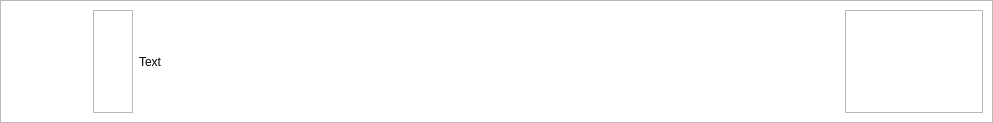
<?xml version="1.0" encoding="UTF-8"?>
<ui version="4.0">
 <class>Form</class>
 <widget class="QWidget" name="Form">
  <property name="geometry">
   <rect>
    <x>0</x>
    <y>0</y>
    <width>993</width>
    <height>123</height>
   </rect>
  </property>
  <property name="windowTitle">
   <string>Form</string>
  </property>
  <property name="styleSheet">
   <string notr="true">#Form {
	background: #fff;
}</string>
  </property>
  <layout class="QGridLayout" name="gridLayout_3">
   <property name="leftMargin">
    <number>0</number>
   </property>
   <property name="topMargin">
    <number>0</number>
   </property>
   <property name="rightMargin">
    <number>0</number>
   </property>
   <property name="bottomMargin">
    <number>0</number>
   </property>
   <property name="spacing">
    <number>0</number>
   </property>
   <item row="0" column="0">
    <widget class="QFrame" name="input_frame">
     <property name="frameShape">
      <enum>QFrame::StyledPanel</enum>
     </property>
     <property name="frameShadow">
      <enum>QFrame::Raised</enum>
     </property>
     <layout class="QGridLayout" name="gridLayout_2">
      <item row="0" column="2">
       <widget class="QFrame" name="frame_2">
        <property name="frameShape">
         <enum>QFrame::StyledPanel</enum>
        </property>
        <property name="frameShadow">
         <enum>QFrame::Raised</enum>
        </property>
        <layout class="QVBoxLayout" name="verticalLayout_2">
         <item>
          <widget class="QLabel" name="input_icon">
           <property name="maximumSize">
            <size>
             <width>32</width>
             <height>32</height>
            </size>
           </property>
           <property name="frameShape">
            <enum>QFrame::NoFrame</enum>
           </property>
           <property name="text">
            <string/>
           </property>
           <property name="pixmap">
            <pixmap resource="../static/resource.qrc">:/icons/icons/user-circle-svgrepo-com.svg</pixmap>
           </property>
           <property name="scaledContents">
            <bool>true</bool>
           </property>
           <property name="alignment">
            <set>Qt::AlignCenter</set>
           </property>
          </widget>
         </item>
         <item>
          <spacer name="verticalSpacer">
           <property name="orientation">
            <enum>Qt::Vertical</enum>
           </property>
           <property name="sizeHint" stdset="0">
            <size>
             <width>20</width>
             <height>42</height>
            </size>
           </property>
          </spacer>
         </item>
        </layout>
       </widget>
      </item>
      <item row="0" column="3">
       <widget class="QLabel" name="textlabel">
        <property name="minimumSize">
         <size>
          <width>700</width>
          <height>0</height>
         </size>
        </property>
        <property name="text">
         <string>Text</string>
        </property>
       </widget>
      </item>
      <item row="0" column="4">
       <widget class="QFrame" name="frame_3">
        <property name="frameShape">
         <enum>QFrame::StyledPanel</enum>
        </property>
        <property name="frameShadow">
         <enum>QFrame::Raised</enum>
        </property>
        <layout class="QGridLayout" name="gridLayout">
         <item row="1" column="2">
          <spacer name="horizontalSpacer_2">
           <property name="orientation">
            <enum>Qt::Horizontal</enum>
           </property>
           <property name="sizeHint" stdset="0">
            <size>
             <width>40</width>
             <height>20</height>
            </size>
           </property>
          </spacer>
         </item>
         <item row="1" column="0" colspan="2">
          <spacer name="verticalSpacer_2">
           <property name="orientation">
            <enum>Qt::Vertical</enum>
           </property>
           <property name="sizeHint" stdset="0">
            <size>
             <width>20</width>
             <height>60</height>
            </size>
           </property>
          </spacer>
         </item>
         <item row="0" column="0">
          <widget class="QPushButton" name="edit_btn">
           <property name="styleSheet">
            <string notr="true">border: none;</string>
           </property>
           <property name="text">
            <string/>
           </property>
           <property name="icon">
            <iconset resource="../static/resource.qrc">
             <normaloff>:/icons/icons/edit-3-svgrepo-com.svg</normaloff>:/icons/icons/edit-3-svgrepo-com.svg</iconset>
           </property>
           <property name="iconSize">
            <size>
             <width>14</width>
             <height>14</height>
            </size>
           </property>
          </widget>
         </item>
         <item row="1" column="3">
          <spacer name="horizontalSpacer_3">
           <property name="orientation">
            <enum>Qt::Horizontal</enum>
           </property>
           <property name="sizeHint" stdset="0">
            <size>
             <width>40</width>
             <height>20</height>
            </size>
           </property>
          </spacer>
         </item>
        </layout>
       </widget>
      </item>
      <item row="0" column="1">
       <spacer name="horizontalSpacer">
        <property name="orientation">
         <enum>Qt::Horizontal</enum>
        </property>
        <property name="sizeHint" stdset="0">
         <size>
          <width>40</width>
          <height>20</height>
         </size>
        </property>
       </spacer>
      </item>
     </layout>
    </widget>
   </item>
  </layout>
 </widget>
 <resources>
  <include location="../static/resource.qrc"/>
 </resources>
 <connections/>
</ui>
